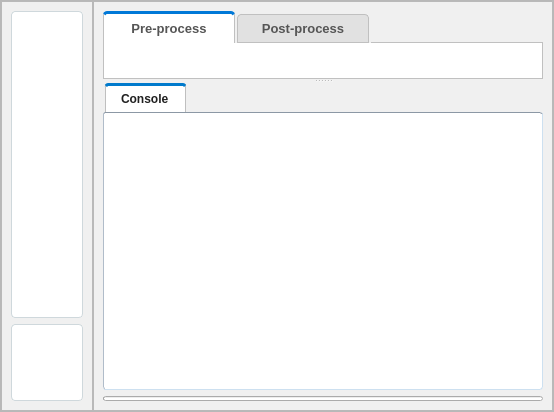
       <widget class="QFrame" name="frame_body">
        <property name="frameShape">
         <enum>QFrame::StyledPanel</enum>
        </property>
        <property name="frameShadow">
         <enum>QFrame::Raised</enum>
        </property>
        <layout class="QHBoxLayout" name="horizontalLayout_13">
         <property name="spacing">
          <number>0</number>
         </property>
         <property name="sizeConstraint">
          <enum>QLayout::SetDefaultConstraint</enum>
         </property>
         <property name="leftMargin">
          <number>0</number>
         </property>
         <property name="topMargin">
          <number>0</number>
         </property>
         <property name="rightMargin">
          <number>0</number>
         </property>
         <property name="bottomMargin">
          <number>0</number>
         </property>
         <item>
          <layout class="QHBoxLayout" name="horizontalLayout_12" stretch="1,5">
           <property name="spacing">
            <number>0</number>
           </property>
           <property name="sizeConstraint">
            <enum>QLayout::SetDefaultConstraint</enum>
           </property>
           <item>
            <widget class="QFrame" name="frame">
             <property name="styleSheet">
              <string notr="true">QFrame#frame{background-color: #f0f0f0;}</string>
             </property>
             <property name="frameShape">
              <enum>QFrame::StyledPanel</enum>
             </property>
             <property name="frameShadow">
              <enum>QFrame::Raised</enum>
             </property>
             <layout class="QVBoxLayout" name="verticalLayout_8" stretch="4,1">
              <item>
               <widget class="QTreeView" name="treeView_left">
                <property name="styleSheet">
                 <string notr="true">/* --- 1. 树控件整体 --- */
QTreeView {
    background-color: #FFFFFF;
    border: 1px solid #CFD8DC;
    border-radius: 4px;
    font-family: &quot;Segoe UI&quot;, &quot;Microsoft YaHei&quot;;
    font-size: 11pt;
    outline: 0;                 /* 去掉聚焦时的虚线框 */
    padding: 0px;
    
    /* 【关键】开启此属性，让 Item 的样式能控制整行（包括箭头区域） */
    qproperty-showDecorationSelected: 1; 
}

/* --- 2. 每一行（基础态） --- */
QTreeView::item {
    height: 32px;
    border: none;
    color: #546E7A;             /* 未选中时的文字颜色 */
    padding-left: 6px;
    background-color: #FFFFFF;  /* 默认背景白 */
}

/* --- 3. 鼠标悬停态 --- */
/* 如果您连悬停的极淡灰色都不想要，就把这里的 #FAFAFA 改成 #FFFFFF */
QTreeView::item:hover {
    background-color: #FAFAFA;  
    color: #263238;
}

/* --- 4. 选中状态（激活/获取焦点时） --- */
QTreeView::item:selected {
    /* 【核心】背景强制设为白色，彻底消灭色块 */
    background-color: #FFFFFF; 
    
    /* 仅通过文字变色来提示选中 */
    color: #2196F3;
    font-weight: bold;
    
    /* 左侧 2px 蓝色细条指示 */
    border-left: 2px solid #2196F3;
}

/* --- 5. 选中状态（失去焦点时） --- */
/* 防止点击其他窗口后，这里变成灰块 */
QTreeView::item:selected:!active {
    background-color: #FFFFFF;  /* 【核心】这里也要白 */
    color: #90A4AE;             /* 文字变灰一点 */
    border-left: 2px solid #CFD8DC; /* 左侧条变灰 */
}

/* --- 6. 分支区域（箭头所在列） --- */
QTreeView::branch {
    background-color: #FFFFFF; /* 强制背景白 */
}
QTreeView::branch:selected {
    background-color: #FFFFFF; /* 强制选中时背景也白 */
}</string>
                </property>
               </widget>
              </item>
              <item>
               <widget class="QListWidget" name="listWidget_frames">
                <property name="styleSheet">
                 <string notr="true">/* --- 1. 列表控件整体 --- */
QListWidget {
    background-color: #FFFFFF;
    border: 1px solid #CFD8DC;
    border-radius: 4px;
    font-family: &quot;Segoe UI&quot;, &quot;Microsoft YaHei&quot;;
    font-size: 11pt;
    outline: 0;                 /* 去掉聚焦时的虚线框 */
    padding: 0px;
    
    /* 【关键】开启此属性，让 Item 的样式能控制整行 */
    qproperty-showDecorationSelected: 1; 
}

/* --- 2. 每一行（基础态） --- */
QListWidget::item {
    height: 32px;
    border: none; /* 必须先清空默认边框，否则下面的 border-left 可能显示异常 */
    border-left: 2px solid transparent; /* 预留左侧边框位置，防止选中时抖动 */
    color: #546E7A;             /* 未选中时的文字颜色 */
    padding-left: 4px;          /* 稍微调整内边距，因为左侧有2px边框 */
    background-color: #FFFFFF;  /* 默认背景白 */
}

/* --- 3. 鼠标悬停态 --- */
QListWidget::item:hover {
    background-color: #FAFAFA;  
    color: #263238;
}

/* --- 4. 选中状态（激活/获取焦点时） --- */
QListWidget::item:selected {
    /* 【核心】背景强制设为白色，彻底消灭色块 */
    background-color: #FFFFFF; 
    
    /* 仅通过文字变色来提示选中 */
    color: #2196F3;
    font-weight: bold;
    
    /* 左侧 2px 蓝色细条指示 */
    border-left: 2px solid #2196F3;
}

/* --- 5. 选中状态（失去焦点时） --- */
/* 防止点击其他窗口后，这里变成灰块 */
QListWidget::item:selected:!active {
    background-color: #FFFFFF;  /* 【核心】这里也要白 */
    color: #90A4AE;             /* 文字变灰一点 */
    border-left: 2px solid #CFD8DC; /* 左侧条变灰 */
}</string>
                </property>
               </widget>
              </item>
             </layout>
            </widget>
           </item>
           <item>
            <widget class="QFrame" name="frame_2">
             <property name="styleSheet">
              <string notr="true">QFrame#frame_2{background-color: #f0f0f0;}</string>
             </property>
             <property name="frameShape">
              <enum>QFrame::StyledPanel</enum>
             </property>
             <property name="frameShadow">
              <enum>QFrame::Raised</enum>
             </property>
             <layout class="QVBoxLayout" name="verticalLayout_9">
              <item>
               <layout class="QVBoxLayout" name="verticalLayout_5">
                <item>
                 <widget class="QSplitter" name="splitter">
                  <property name="orientation">
                   <enum>Qt::Vertical</enum>
                  </property>
                  <widget class="QTabWidget" name="tabWidget_center">
                   <property name="font">
                    <font>
                     <family>Segoe UI</family>
                     <pointsize>10</pointsize>
                     <italic>false</italic>
                     <bold>true</bold>
                     <stylestrategy>PreferAntialias</stylestrategy>
                    </font>
                   </property>
                   <property name="styleSheet">
                    <string notr="true">/* 1. 整体容器：去掉默认的浮雕边框 */
QTabWidget#tabWidget_center::pane {
    border: 1px solid #C0C0C0; /* 柔和的灰色边框 */
    background: white;         /* 内容区背景纯白 */
    top: -1px;                 /* 稍微向上移，盖住 TabBar 的底边，形成一体感 */
}

/* 2. Tab 条的背景 */
QTabWidget#tabWidget_center QTabBar {
    background: #F0F0F0;       /* Tab 栏背景略灰，区分内容区 */
}

/* 3. 单个标签页的基础样式 */
QTabWidget#tabWidget_center QTabBar::tab {
    background: #E1E1E1;       /* 未选中时：浅灰色 */
    border: 1px solid #C0C0C0; /* 边框 */
    border-bottom-color: #C0C0C0; 
    min-width: 100px;          /* 最小宽度 */
    padding: 6px 15px;         /* 内边距，让文字不拥挤 */
    color: #555555;            /* 文字深灰 */
    border-top-left-radius: 4px;  /* 左上角圆角 */
    border-top-right-radius: 4px; /* 右上角圆角 */
    margin-right: 2px;         /* 标签之间的间隔 */
}

/* 4. 鼠标悬停样式 */
QTabWidget#tabWidget_center QTabBar::tab:hover {
    background: #F5F5F5;       /* 稍微变亮 */
    color: #333333;
}

/* 5. 选中状态（激活）样式 - 核心 */
QTabWidget#tabWidget_center QTabBar::tab:selected {
    background: white;         /* 选中变为白色，与下方内容融合 */
    border-bottom-color: white;/* 底部边框变白，打通内容区 */
    border-top: 3px solid #0078D7; /* 顶部加一条蓝色强调线 */
}

/* 6. 处理非选中项看起来太靠下的问题 */
QTabWidget#tabWidget_center QTabBar::tab:!selected {
    margin-top: 3px; /* 让未选中的矮一点，突出选中的 */
}</string>
                   </property>
                   <property name="currentIndex">
                    <number>0</number>
                   </property>
                   <widget class="QWidget" name="preprocess">
                    <attribute name="title">
                     <string>Pre-process</string>
                    </attribute>
                    <layout class="QHBoxLayout" name="horizontalLayout_14">
                     <item>
                      <widget class="QVTKOpenGLNativeWidget" name="widget_vtk_pre" native="true">
                       <property name="autoFillBackground">
                        <bool>false</bool>
                       </property>
                      </widget>
                     </item>
                    </layout>
                   </widget>
                   <widget class="QWidget" name="postprocess">
                    <attribute name="title">
                     <string>Post-process</string>
                    </attribute>
                    <layout class="QHBoxLayout" name="horizontalLayout_15">
                     <item>
                      <widget class="QVTKOpenGLNativeWidget" name="widget_vtk_post" native="true">
                       <property name="autoFillBackground">
                        <bool>false</bool>
                       </property>
                      </widget>
                     </item>
                    </layout>
                   </widget>
                  </widget>
                  <widget class="QWidget" name="widget" native="true">
                   <property name="styleSheet">
                    <string notr="true">
/* 标签样式：模仿选中状态的 Tab */
QLabel {
    background-color: #FFFFFF;    /* 背景纯白，与 Tab 内容区一致 */
    color: #202020;               /* 字体颜色加深，匹配选中状态 */
    font-weight: bold;
    font-family: &quot;Segoe UI&quot;, &quot;Microsoft YaHei&quot;;
    padding: 6px 12px;            /* 内边距调整为与 Tab 一致 */

    /* 边框设计：统一色调 */
    border-left: 1px solid #BFBFBF;   /* 与 TabPane 边框颜色一致 */
    border-right: 1px solid #BFBFBF;
    border-bottom: 1px solid #FFFFFF; /* 关键：底部白色，打通下方区域 */
    
    /* 核心特征：顶部蓝色强调条 */
    border-top: 3px solid #007ACC;    

    /* 圆角 */
    border-top-left-radius: 3px;
    border-top-right-radius: 3px;

    /* 布局位置 */
    margin-bottom: -1px;          /* 关键：向下偏移1px，覆盖下方控件的边框 */
    margin-left: 2px;             /* 左侧对齐微调 */
}

/* 2. 控制台文本框样式 */
QTextEdit {
    background-color: #FFFFFF;
    border: 1px solid #8C98A5;    /* 完整的边框 */
    border-radius: 3px;
    /* 只有右上和右下圆角，左上角因为被标签压住，也可以保留圆角 */
}</string>
                   </property>
                   <layout class="QVBoxLayout" name="verticalLayout_6">
                    <property name="spacing">
                     <number>0</number>
                    </property>
                    <property name="leftMargin">
                     <number>0</number>
                    </property>
                    <property name="topMargin">
                     <number>0</number>
                    </property>
                    <property name="rightMargin">
                     <number>0</number>
                    </property>
                    <property name="bottomMargin">
                     <number>0</number>
                    </property>
                    <item>
                     <widget class="QLabel" name="label">
                      <property name="sizePolicy">
                       <sizepolicy hsizetype="Fixed" vsizetype="Fixed">
                        <horstretch>0</horstretch>
                        <verstretch>0</verstretch>
                       </sizepolicy>
                      </property>
                      <property name="text">
                       <string>Console</string>
                      </property>
                     </widget>
                    </item>
                    <item>
                     <widget class="QTextEdit" name="textEdit_log">
                      <property name="styleSheet">
                       <string notr="true">QTextEdit#textEdit_log {
    /* 1. 背景与文字：使用护眼的纯白背景和深灰文字 */
    background-color: #FFFFFF;
    color: #333333;
    font-family: &quot;Consolas&quot;, &quot;Courier New&quot;, monospace;
    font-size: 10pt;

    /* 2. 边框核心设计（微立体感的来源） */
    border-style: solid;
    border-width: 1px;
    border-radius: 3px; /* 3px 圆角，比直角柔和，比圆角方正 */

    /* 技巧：让上边框比其他三边稍微深一点点，模拟顶光产生的内阴影 */
    border-top-color: #8C98A5;    /* 顶部：深灰蓝 */
    border-left-color: #B0BCC9;   /* 左侧：中灰蓝 */
    border-right-color: #CDE0F0;  /* 右侧：浅灰蓝 */
    border-bottom-color: #CDE0F0; /* 底部：浅灰蓝 (模拟反光) */

    /* 3. 内边距：文字离边框稍微远一点，呼吸感更强 */
    padding: 6px;
}

/* 4. 交互反馈：当鼠标点进去输入时，边框变成专业蓝，提示“已激活” */
QTextEdit#textEdit_log:focus {
    border: 1px solid #3182CE; /* 聚焦时的亮蓝色 */
    background-color: #F8FBFF; /* 背景极淡的蓝色，增强聚焦感 */
}</string>
                      </property>
                      <property name="frameShadow">
                       <enum>QFrame::Sunken</enum>
                      </property>
                     </widget>
                    </item>
                   </layout>
                  </widget>
                 </widget>
                </item>
                <item>
                 <widget class="QProgressBar" name="progressBar">
                  <property name="sizePolicy">
                   <sizepolicy hsizetype="Expanding" vsizetype="Minimum">
                    <horstretch>0</horstretch>
                    <verstretch>0</verstretch>
                   </sizepolicy>
                  </property>
                  <property name="maximumSize">
                   <size>
                    <width>16777215</width>
                    <height>5</height>
                   </size>
                  </property>
                  <property name="value">
                   <number>0</number>
                  </property>
                  <property name="textVisible">
                   <bool>false</bool>
                  </property>
                 </widget>
                </item>
               </layout>
              </item>
             </layout>
            </widget>
           </item>
          </layout>
         </item>
        </layout>
       </widget>
